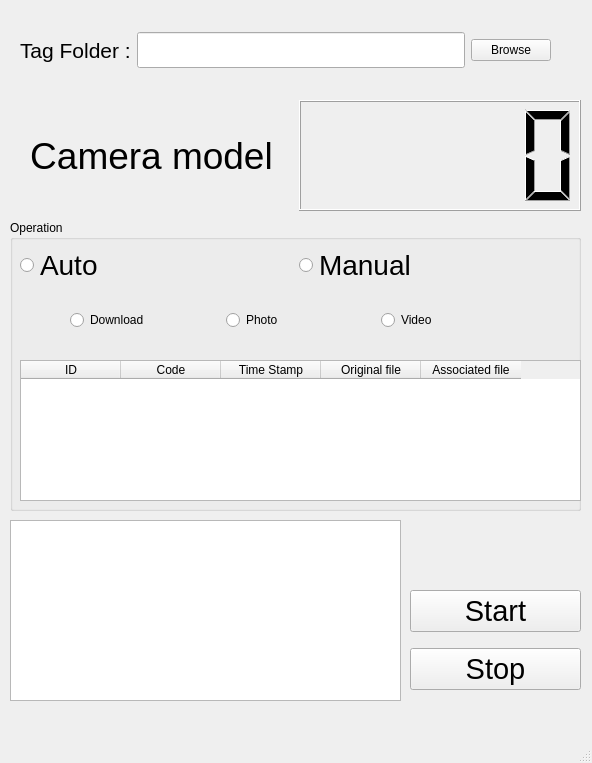
<?xml version="1.0" encoding="UTF-8"?>
<ui version="4.0">
 <class>MainWindow</class>
 <widget class="QMainWindow" name="MainWindow">
  <property name="geometry">
   <rect>
    <x>0</x>
    <y>0</y>
    <width>592</width>
    <height>763</height>
   </rect>
  </property>
  <property name="maximumSize">
   <size>
    <width>592</width>
    <height>763</height>
   </size>
  </property>
  <property name="windowTitle">
   <string>GoPro Controller</string>
  </property>
  <property name="styleSheet">
   <string notr="true"/>
  </property>
  <widget class="QWidget" name="centralwidget">
   <widget class="QWidget" name="horizontalLayoutWidget">
    <property name="geometry">
     <rect>
      <x>10</x>
      <y>100</y>
      <width>571</width>
      <height>111</height>
     </rect>
    </property>
    <layout class="QHBoxLayout" name="horizontalLayout">
     <item>
      <widget class="QLabel" name="camera_label">
       <property name="font">
        <font>
         <pointsize>28</pointsize>
        </font>
       </property>
       <property name="text">
        <string>Camera model</string>
       </property>
       <property name="alignment">
        <set>Qt::AlignCenter</set>
       </property>
      </widget>
     </item>
     <item>
      <widget class="QLCDNumber" name="Battery"/>
     </item>
    </layout>
   </widget>
   <widget class="QGroupBox" name="groupBox">
    <property name="geometry">
     <rect>
      <x>10</x>
      <y>220</y>
      <width>571</width>
      <height>291</height>
     </rect>
    </property>
    <property name="maximumSize">
     <size>
      <width>571</width>
      <height>291</height>
     </size>
    </property>
    <property name="title">
     <string>Operation</string>
    </property>
    <widget class="QWidget" name="horizontalLayoutWidget_2">
     <property name="geometry">
      <rect>
       <x>10</x>
       <y>20</y>
       <width>551</width>
       <height>51</height>
      </rect>
     </property>
     <layout class="QHBoxLayout" name="horizontalLayout_2">
      <item>
       <widget class="QRadioButton" name="auto_radiobutton">
        <property name="font">
         <font>
          <pointsize>21</pointsize>
         </font>
        </property>
        <property name="text">
         <string>Auto</string>
        </property>
       </widget>
      </item>
      <item>
       <widget class="QRadioButton" name="manual_radiobutton">
        <property name="font">
         <font>
          <pointsize>21</pointsize>
         </font>
        </property>
        <property name="text">
         <string>Manual</string>
        </property>
       </widget>
      </item>
     </layout>
    </widget>
    <widget class="QWidget" name="horizontalLayoutWidget_3">
     <property name="geometry">
      <rect>
       <x>60</x>
       <y>80</y>
       <width>461</width>
       <height>41</height>
      </rect>
     </property>
     <layout class="QHBoxLayout" name="horizontalLayout_3">
      <item>
       <widget class="QRadioButton" name="download_radioButton">
        <property name="text">
         <string>Download</string>
        </property>
       </widget>
      </item>
      <item>
       <widget class="QRadioButton" name="photo_radioButton">
        <property name="text">
         <string>Photo</string>
        </property>
       </widget>
      </item>
      <item>
       <widget class="QRadioButton" name="video_radioButton">
        <property name="text">
         <string>Video</string>
        </property>
       </widget>
      </item>
     </layout>
    </widget>
    <widget class="QTableWidget" name="tableWidget">
     <property name="geometry">
      <rect>
       <x>10</x>
       <y>140</y>
       <width>561</width>
       <height>141</height>
      </rect>
     </property>
     <column>
      <property name="text">
       <string>ID</string>
      </property>
     </column>
     <column>
      <property name="text">
       <string>Code</string>
      </property>
     </column>
     <column>
      <property name="text">
       <string>Time Stamp</string>
      </property>
     </column>
     <column>
      <property name="text">
       <string>Original file</string>
      </property>
     </column>
     <column>
      <property name="text">
       <string>Associated file</string>
      </property>
     </column>
    </widget>
   </widget>
   <widget class="QWidget" name="verticalLayoutWidget_2">
    <property name="geometry">
     <rect>
      <x>410</x>
      <y>580</y>
      <width>171</width>
      <height>121</height>
     </rect>
    </property>
    <layout class="QVBoxLayout" name="verticalLayout_2">
     <item>
      <widget class="QPushButton" name="start_pushbutton">
       <property name="font">
        <font>
         <pointsize>22</pointsize>
        </font>
       </property>
       <property name="text">
        <string>Start</string>
       </property>
      </widget>
     </item>
     <item>
      <widget class="QPushButton" name="start_pushbutton_2">
       <property name="font">
        <font>
         <pointsize>22</pointsize>
        </font>
       </property>
       <property name="text">
        <string>Stop</string>
       </property>
      </widget>
     </item>
    </layout>
   </widget>
   <widget class="QTextEdit" name="log_textEdit">
    <property name="geometry">
     <rect>
      <x>10</x>
      <y>520</y>
      <width>391</width>
      <height>181</height>
     </rect>
    </property>
   </widget>
   <widget class="QWidget" name="horizontalLayoutWidget_4">
    <property name="geometry">
     <rect>
      <x>20</x>
      <y>10</y>
      <width>531</width>
      <height>81</height>
     </rect>
    </property>
    <layout class="QHBoxLayout" name="horizontalLayout_4">
     <item>
      <widget class="QLabel" name="tag_label">
       <property name="font">
        <font>
         <pointsize>16</pointsize>
        </font>
       </property>
       <property name="text">
        <string>Tag Folder :</string>
       </property>
      </widget>
     </item>
     <item>
      <widget class="QLineEdit" name="tag_lineEdit">
       <property name="font">
        <font>
         <pointsize>18</pointsize>
        </font>
       </property>
      </widget>
     </item>
     <item>
      <widget class="QPushButton" name="tag_button">
       <property name="text">
        <string>Browse</string>
       </property>
      </widget>
     </item>
    </layout>
   </widget>
  </widget>
  <widget class="QMenuBar" name="menubar">
   <property name="geometry">
    <rect>
     <x>0</x>
     <y>0</y>
     <width>592</width>
     <height>21</height>
    </rect>
   </property>
  </widget>
  <widget class="QStatusBar" name="statusbar"/>
 </widget>
 <resources/>
 <connections/>
</ui>
